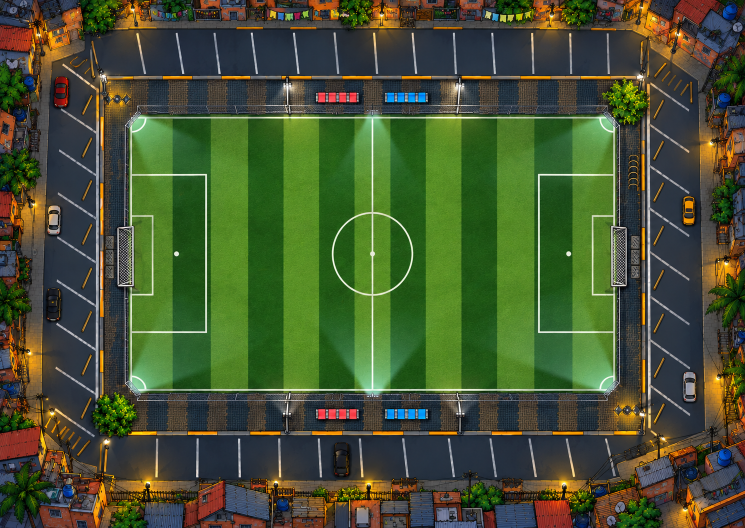
#> input picture tools/v74/campo_noite_original.png, 1490 x 1056 px (shown at 1/2 size)
$ python -i trilha2.py   (imports and definitions only)   (older library calls are emulated)
#> lines starting #> are read from the running program, lines starting #| are printed output that depends on the picture; after the words box and inside, x2 and y2 are one past the last pixel; in counts of white or black regions, pixels touching at a corner belong together
#> further down, picture is the input picture: shape (1056, 1490, 3); mean B, G, R 50.1, 83.5, 69.9
"""Segue, quadro a quadro: a câmera (correlação de fase no gramado), uma tampinha (modelo recortado de um quadro) e a bola.
Uso: python3 -I trilha2.py video.mp4 saida.json T_MODELO CX CY LADO [x0 y0 x1 y1]
     T_MODELO (s), CX CY = o centro da tampinha nesse quadro, LADO = o lado do recorte (px)."""
import sys, json, cv2, numpy as np
vid, out = sys.argv[1], sys.argv[2]
tm, mcx, mcy, lado = float(sys.argv[3]), float(sys.argv[4]), float(sys.argv[5]), int(sys.argv[6])
# [1 line not run here, left out]
# [1 line that did not run here, left out]
# [1 line that did not run here, left out]
# [1 line that did not run here, left out]
# [1 line that did not run here, left out]
quadros = []
# [4 lines not run here, left out]
# o modelo da tampinha
# [1 line that did not run here, left out]
h2 = lado // 2
# [1 line that did not run here, left out]
# [1 line that did not run here, left out]
def campo(img):
    g = cv2.cvtColor(img[y0:y1, x0:x1], cv2.COLOR_BGR2GRAY).astype(np.float32)
    hsv = cv2.cvtColor(img[y0:y1, x0:x1], cv2.COLOR_BGR2HSV)
    m = (cv2.inRange(hsv, (30, 50, 40), (90, 255, 255)) > 0) | (cv2.inRange(hsv, (0, 0, 200), (180, 40, 255)) > 0)
    g[~m] = g[m].mean() if m.any() else g.mean()
    return g
def acha(img, perto, raio):
    g = cv2.cvtColor(img, cv2.COLOR_BGR2GRAY)
    if perto is None: a, b, c, d = 0, 0, W, H
    else:
        a = int(max(0, perto[0] - raio - h2)); b = int(max(0, perto[1] - raio - h2))
        c = int(min(W, perto[0] + raio + h2)); d = int(min(H, perto[1] + raio + h2))
    if c - a <= lado or d - b <= lado: return None, 0
    r = cv2.matchTemplate(g[b:d, a:c], modg, cv2.TM_CCOEFF_NORMED)
    _, mx, _, ml = cv2.minMaxLoc(r)
    px, py = ml
    # subpixel (parábola)
    def sub(v, i, n):
        if 0 < i < n - 1:
            l, m0, rr = v[i - 1], v[i], v[i + 1]; den = l - 2 * m0 + rr
            return i + (0.5 * (l - rr) / den if den != 0 else 0)
        return i
    sx = sub(r[py, :], px, r.shape[1]); sy = sub(r[:, px], py, r.shape[0])
    return (a + sx + h2, b + sy + h2), float(mx)
def bolas(img):
    hsv = cv2.cvtColor(img, cv2.COLOR_BGR2HSV)
#> hsv: shape (1056, 1490, 3); mean H, S, V 61.5, 130.2, 95.8
    branco = cv2.inRange(hsv, (0, 0, 170), (180, 70, 255))
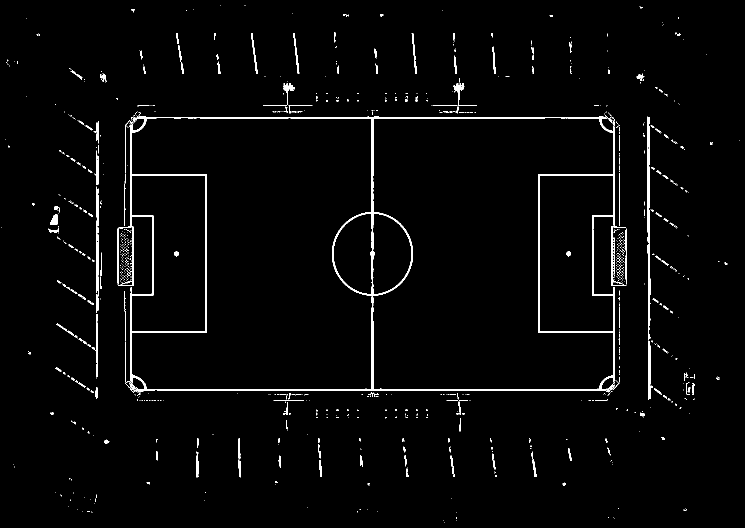
#> branco: shape (1056, 1490) (shown at 1/2 size); 2.2% white; 920 white regions (760 under 20 px), largest, box (x1, y1, x2, y2) and area: (250, 224, 1230, 791) 18137, (1294, 233, 1301, 680) 1905, (192, 373, 197, 593) 875
    n, lab, st, cen = cv2.connectedComponentsWithStats(branco)
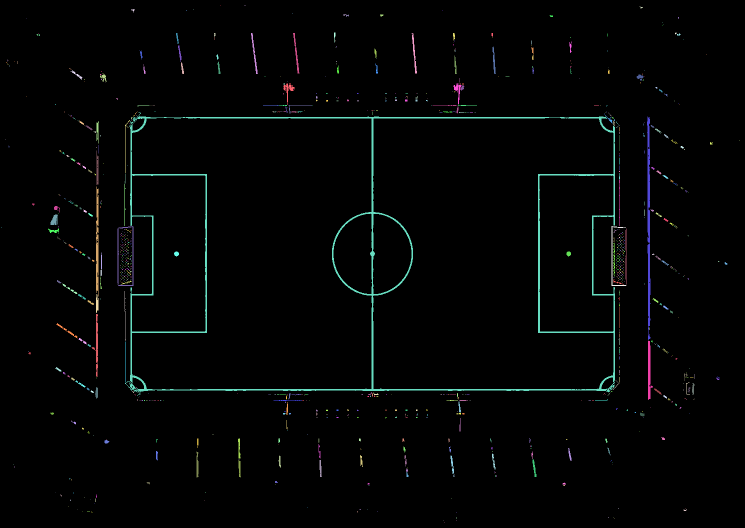
#> lab: shape (1056, 1490) int32 (shown at 1/2 size); 921 distinct labels, from 0 to 920; one colour per label, 0 black
#> n = 921; st = 921 rows, first 6: [0, 0, 1490, 1056, 1538285], [441, 11, 1, 1, 1], [489, 11, 2, 1, 2], [1279, 13, 7, 4, 13], [262, 18, 7, 7, 20], [387, 18, 1, 1, 1]; cen = 921 pairs, first value 3 to 1479, second value 11 to 1044
    cs = []
    for i in range(1, n):
        x, y, w, h, a = st[i]
        if a < 30 or a > 900 or w < 9 or h < 9 or w > 34 or h > 34 or max(w, h) / max(1, min(w, h)) > 1.45: continue
        cx, cy = x + w/2, y + h/2; r = max(w, h)/2 + 1
        roi = img[max(0, int(cy-r)):int(cy+r)+1, max(0, int(cx-r)):int(cx+r)+1]
        g = cv2.cvtColor(roi, cv2.COLOR_BGR2GRAY)
        esc = (g < 80).mean(); cla = (g > 170).mean(); sat = (cv2.cvtColor(roi, cv2.COLOR_BGR2HSV)[..., 1] > 90).mean()
        if 0.05 < esc < 0.45 and cla > 0.3 and sat < 0.35: cs.append((float(cx), float(cy), float(max(w, h))))
#> this loop made 920 passes
#> after the loop, cs = [(206.5, 156.5, 15), (1280, 155.5, 14), (1217, 238, 18)]
    return cs
res = []; ant = None; pos = None; bola_ant = None
# [18 lines not run here, left out]

>>> import cv2
>>> picture = cv2.imread('../../v74/campo_noite_original.png')
>>> result = bolas(picture)
#> result has the same summary as cs in bolas
